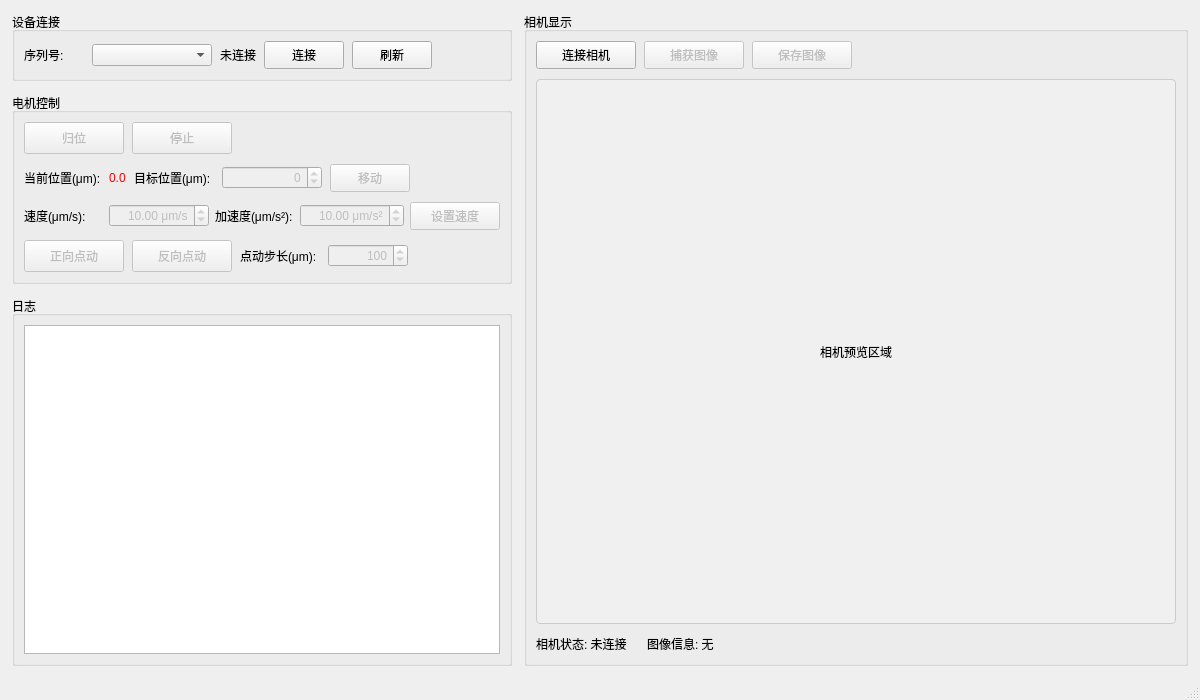
<?xml version="1.0" encoding="UTF-8"?>
<ui version="4.0">
 <class>MainWindow</class>
 <widget class="QMainWindow" name="MainWindow">
  <property name="geometry">
   <rect>
    <x>0</x>
    <y>0</y>
    <width>1200</width>
    <height>700</height>
   </rect>
  </property>
  <property name="minimumSize">
   <size>
    <width>1000</width>
    <height>600</height>
   </size>
  </property>
  <property name="windowTitle">
   <string>Multi-Controller</string>
  </property>
  <widget class="QWidget" name="centralwidget">
   <layout class="QHBoxLayout" name="mainHorizontalLayout">
    <property name="spacing">
     <number>12</number>
    </property>
    <property name="leftMargin">
     <number>12</number>
    </property>
    <property name="topMargin">
     <number>12</number>
    </property>
    <property name="rightMargin">
     <number>12</number>
    </property>
    <property name="bottomMargin">
     <number>12</number>
    </property>
    <item>
     <layout class="QVBoxLayout" name="verticalLayout">
      <property name="spacing">
       <number>12</number>
      </property>
      <item>
       <widget class="QGroupBox" name="connectionGroupBox">
        <property name="title">
         <string>设备连接</string>
        </property>
        <layout class="QHBoxLayout" name="horizontalLayout">
         <property name="spacing">
          <number>8</number>
         </property>
         <item>
          <widget class="QLabel" name="label">
           <property name="minimumSize">
            <size>
             <width>60</width>
             <height>0</height>
            </size>
           </property>
           <property name="text">
            <string>序列号:</string>
           </property>
          </widget>
         </item>
         <item>
          <widget class="QComboBox" name="serialNoComboBox">
           <property name="minimumSize">
            <size>
             <width>120</width>
             <height>0</height>
            </size>
           </property>
           <property name="placeholderText">
            <string>选择设备序列号</string>
           </property>
          </widget>
         </item>
         <item>
          <widget class="QLabel" name="connectionStatusLabel">
           <property name="text">
            <string>未连接</string>
           </property>
          </widget>
         </item>
         <item>
          <widget class="QPushButton" name="connectBtn">
           <property name="minimumSize">
            <size>
             <width>80</width>
             <height>28</height>
            </size>
           </property>
           <property name="text">
            <string>连接</string>
           </property>
          </widget>
         </item>
         <item>
          <widget class="QPushButton" name="refreshBtn">
           <property name="minimumSize">
            <size>
             <width>80</width>
             <height>28</height>
            </size>
           </property>
           <property name="text">
            <string>刷新</string>
           </property>
          </widget>
         </item>
         <item>
          <spacer name="horizontalSpacer">
           <property name="orientation">
            <enum>Qt::Orientation::Horizontal</enum>
           </property>
           <property name="sizeHint" stdset="0">
            <size>
             <width>40</width>
             <height>20</height>
            </size>
           </property>
          </spacer>
         </item>
        </layout>
       </widget>
      </item>
      <item>
       <widget class="QGroupBox" name="motionGroupBox">
        <property name="title">
         <string>电机控制</string>
        </property>
        <layout class="QVBoxLayout" name="verticalLayout_2">
         <property name="spacing">
          <number>10</number>
         </property>
         <item>
          <layout class="QHBoxLayout" name="horizontalLayout_2">
           <property name="spacing">
            <number>8</number>
           </property>
           <item>
            <widget class="QPushButton" name="homeBtn">
             <property name="enabled">
              <bool>false</bool>
             </property>
             <property name="minimumSize">
              <size>
               <width>100</width>
               <height>32</height>
              </size>
             </property>
             <property name="text">
              <string>归位</string>
             </property>
            </widget>
           </item>
           <item>
            <widget class="QPushButton" name="stopBtn">
             <property name="enabled">
              <bool>false</bool>
             </property>
             <property name="minimumSize">
              <size>
               <width>100</width>
               <height>32</height>
              </size>
             </property>
             <property name="text">
              <string>停止</string>
             </property>
            </widget>
           </item>
           <item>
            <spacer name="horizontalSpacer_2">
             <property name="orientation">
              <enum>Qt::Orientation::Horizontal</enum>
             </property>
             <property name="sizeHint" stdset="0">
              <size>
               <width>40</width>
               <height>20</height>
              </size>
             </property>
            </spacer>
           </item>
          </layout>
         </item>
         <item>
          <layout class="QHBoxLayout" name="horizontalLayout_3">
           <property name="spacing">
            <number>8</number>
           </property>
           <item>
            <widget class="QLabel" name="label_4">
             <property name="text">
              <string>当前位置(μm):</string>
             </property>
            </widget>
           </item>
           <item>
            <widget class="QLabel" name="positionLabel">
             <property name="styleSheet">
              <string notr="true">color: rgb(255, 0, 0);</string>
             </property>
             <property name="text">
              <string>0.0</string>
             </property>
             <property name="alignment">
              <set>Qt::AlignmentFlag::AlignLeading|Qt::AlignmentFlag::AlignLeft|Qt::AlignmentFlag::AlignVCenter</set>
             </property>
            </widget>
           </item>
           <item>
            <widget class="QLabel" name="label_5">
             <property name="minimumSize">
              <size>
               <width>80</width>
               <height>0</height>
              </size>
             </property>
             <property name="text">
              <string>目标位置(μm):</string>
             </property>
            </widget>
           </item>
           <item>
            <widget class="QSpinBox" name="positionSpinBox">
             <property name="enabled">
              <bool>false</bool>
             </property>
             <property name="minimumSize">
              <size>
               <width>100</width>
               <height>0</height>
              </size>
             </property>
             <property name="alignment">
              <set>Qt::AlignmentFlag::AlignRight|Qt::AlignmentFlag::AlignTrailing|Qt::AlignmentFlag::AlignVCenter</set>
             </property>
             <property name="minimum">
              <number>-999999</number>
             </property>
             <property name="maximum">
              <number>999999</number>
             </property>
            </widget>
           </item>
           <item>
            <widget class="QPushButton" name="moveBtn">
             <property name="enabled">
              <bool>false</bool>
             </property>
             <property name="minimumSize">
              <size>
               <width>80</width>
               <height>28</height>
              </size>
             </property>
             <property name="text">
              <string>移动</string>
             </property>
            </widget>
           </item>
           <item>
            <spacer name="horizontalSpacer_3">
             <property name="orientation">
              <enum>Qt::Orientation::Horizontal</enum>
             </property>
             <property name="sizeHint" stdset="0">
              <size>
               <width>40</width>
               <height>20</height>
              </size>
             </property>
            </spacer>
           </item>
          </layout>
         </item>
         <item>
          <layout class="QHBoxLayout" name="horizontalLayout_4">
           <property name="spacing">
            <number>6</number>
           </property>
           <item>
            <widget class="QLabel" name="label_6">
             <property name="text">
              <string>速度(μm/s):</string>
             </property>
            </widget>
           </item>
           <item>
            <widget class="QDoubleSpinBox" name="velocitySpinBox">
             <property name="enabled">
              <bool>false</bool>
             </property>
             <property name="minimumSize">
              <size>
               <width>80</width>
               <height>0</height>
              </size>
             </property>
             <property name="alignment">
              <set>Qt::AlignmentFlag::AlignRight|Qt::AlignmentFlag::AlignTrailing|Qt::AlignmentFlag::AlignVCenter</set>
             </property>
             <property name="suffix">
              <string> μm/s</string>
             </property>
             <property name="decimals">
              <number>2</number>
             </property>
             <property name="minimum">
              <double>0.000000000000000</double>
             </property>
             <property name="maximum">
              <double>2600.000000000000000</double>
             </property>
             <property name="singleStep">
              <double>1.000000000000000</double>
             </property>
             <property name="value">
              <double>10.000000000000000</double>
             </property>
            </widget>
           </item>
           <item>
            <widget class="QLabel" name="label_7">
             <property name="text">
              <string>加速度(μm/s²):</string>
             </property>
            </widget>
           </item>
           <item>
            <widget class="QDoubleSpinBox" name="accelerationSpinBox">
             <property name="enabled">
              <bool>false</bool>
             </property>
             <property name="minimumSize">
              <size>
               <width>80</width>
               <height>0</height>
              </size>
             </property>
             <property name="alignment">
              <set>Qt::AlignmentFlag::AlignRight|Qt::AlignmentFlag::AlignTrailing|Qt::AlignmentFlag::AlignVCenter</set>
             </property>
             <property name="suffix">
              <string> μm/s²</string>
             </property>
             <property name="decimals">
              <number>2</number>
             </property>
             <property name="minimum">
              <double>0.000000000000000</double>
             </property>
             <property name="maximum">
              <double>4000.000000000000000</double>
             </property>
             <property name="singleStep">
              <double>1.000000000000000</double>
             </property>
             <property name="value">
              <double>10.000000000000000</double>
             </property>
            </widget>
           </item>
           <item>
            <widget class="QPushButton" name="setVelocityBtn">
             <property name="enabled">
              <bool>false</bool>
             </property>
             <property name="minimumSize">
              <size>
               <width>90</width>
               <height>28</height>
              </size>
             </property>
             <property name="text">
              <string>设置速度</string>
             </property>
            </widget>
           </item>
          </layout>
         </item>
         <item>
          <layout class="QHBoxLayout" name="horizontalLayout_5">
           <property name="spacing">
            <number>8</number>
           </property>
           <item>
            <widget class="QPushButton" name="jogForwardBtn">
             <property name="enabled">
              <bool>false</bool>
             </property>
             <property name="minimumSize">
              <size>
               <width>100</width>
               <height>32</height>
              </size>
             </property>
             <property name="text">
              <string>正向点动</string>
             </property>
            </widget>
           </item>
           <item>
            <widget class="QPushButton" name="jogBackwardBtn">
             <property name="enabled">
              <bool>false</bool>
             </property>
             <property name="minimumSize">
              <size>
               <width>100</width>
               <height>32</height>
              </size>
             </property>
             <property name="text">
              <string>反向点动</string>
             </property>
            </widget>
           </item>
           <item>
            <widget class="QLabel" name="label_8">
             <property name="minimumSize">
              <size>
               <width>80</width>
               <height>0</height>
              </size>
             </property>
             <property name="text">
              <string>点动步长(μm):</string>
             </property>
            </widget>
           </item>
           <item>
            <widget class="QSpinBox" name="jogStepSpinBox">
             <property name="enabled">
              <bool>false</bool>
             </property>
             <property name="minimumSize">
              <size>
               <width>80</width>
               <height>0</height>
              </size>
             </property>
             <property name="alignment">
              <set>Qt::AlignmentFlag::AlignRight|Qt::AlignmentFlag::AlignTrailing|Qt::AlignmentFlag::AlignVCenter</set>
             </property>
             <property name="minimum">
              <number>1</number>
             </property>
             <property name="maximum">
              <number>100000</number>
             </property>
             <property name="value">
              <number>100</number>
             </property>
            </widget>
           </item>
           <item>
            <spacer name="horizontalSpacer_4">
             <property name="orientation">
              <enum>Qt::Orientation::Horizontal</enum>
             </property>
             <property name="sizeHint" stdset="0">
              <size>
               <width>40</width>
               <height>20</height>
              </size>
             </property>
            </spacer>
           </item>
          </layout>
         </item>
        </layout>
       </widget>
      </item>
      <item>
       <widget class="QGroupBox" name="logGroupBox">
        <property name="title">
         <string>日志</string>
        </property>
        <layout class="QVBoxLayout" name="verticalLayout_3">
         <property name="spacing">
          <number>6</number>
         </property>
         <item>
          <widget class="QPlainTextEdit" name="logTextEdit">
           <property name="minimumSize">
            <size>
             <width>0</width>
             <height>120</height>
            </size>
           </property>
           <property name="readOnly">
            <bool>true</bool>
           </property>
           <property name="maximumBlockCount">
            <number>1000</number>
           </property>
          </widget>
         </item>
        </layout>
       </widget>
      </item>
     </layout>
    </item>
    <item>
     <widget class="QGroupBox" name="cameraGroupBox">
      <property name="title">
       <string>相机显示</string>
      </property>
      <layout class="QVBoxLayout" name="cameraLayout">
       <property name="spacing">
        <number>10</number>
       </property>
       <item>
        <layout class="QHBoxLayout" name="cameraControlLayout">
         <property name="spacing">
          <number>8</number>
         </property>
         <item>
          <widget class="QPushButton" name="cameraConnectBtn">
           <property name="minimumSize">
            <size>
             <width>100</width>
             <height>28</height>
            </size>
           </property>
           <property name="text">
            <string>连接相机</string>
           </property>
          </widget>
         </item>
         <item>
          <widget class="QPushButton" name="captureBtn">
           <property name="enabled">
            <bool>false</bool>
           </property>
           <property name="minimumSize">
            <size>
             <width>100</width>
             <height>28</height>
            </size>
           </property>
           <property name="text">
            <string>捕获图像</string>
           </property>
          </widget>
         </item>
         <item>
          <widget class="QPushButton" name="saveImageBtn">
           <property name="enabled">
            <bool>false</bool>
           </property>
           <property name="minimumSize">
            <size>
             <width>100</width>
             <height>28</height>
            </size>
           </property>
           <property name="text">
            <string>保存图像</string>
           </property>
          </widget>
         </item>
         <item>
          <spacer name="horizontalSpacer_5">
           <property name="orientation">
            <enum>Qt::Orientation::Horizontal</enum>
           </property>
           <property name="sizeHint" stdset="0">
            <size>
             <width>40</width>
             <height>20</height>
            </size>
           </property>
          </spacer>
         </item>
        </layout>
       </item>
       <item>
        <widget class="QLabel" name="cameraDisplayLabel">
         <property name="sizePolicy">
          <sizepolicy hsizetype="Expanding" vsizetype="Expanding">
           <horstretch>0</horstretch>
           <verstretch>1</verstretch>
          </sizepolicy>
         </property>
         <property name="minimumSize">
          <size>
           <width>640</width>
           <height>480</height>
          </size>
         </property>
         <property name="styleSheet">
          <string>background-color: #f0f0f0; border: 1px solid #cccccc; border-radius: 4px;</string>
         </property>
         <property name="text">
          <string>相机预览区域</string>
         </property>
         <property name="alignment">
          <set>Qt::AlignmentFlag::AlignCenter</set>
         </property>
        </widget>
       </item>
       <item>
        <layout class="QHBoxLayout" name="cameraInfoLayout">
         <property name="spacing">
          <number>20</number>
         </property>
         <item>
          <widget class="QLabel" name="cameraStatusLabel">
           <property name="text">
            <string>相机状态: 未连接</string>
           </property>
          </widget>
         </item>
         <item>
          <widget class="QLabel" name="imageInfoLabel">
           <property name="text">
            <string>图像信息: 无</string>
           </property>
          </widget>
         </item>
         <item>
          <spacer name="horizontalSpacer_6">
           <property name="orientation">
            <enum>Qt::Orientation::Horizontal</enum>
           </property>
           <property name="sizeHint" stdset="0">
            <size>
             <width>40</width>
             <height>20</height>
            </size>
           </property>
          </spacer>
         </item>
        </layout>
       </item>
      </layout>
     </widget>
    </item>
   </layout>
  </widget>
  <widget class="QMenuBar" name="menubar">
   <property name="geometry">
    <rect>
     <x>0</x>
     <y>0</y>
     <width>1200</width>
     <height>17</height>
    </rect>
   </property>
  </widget>
  <widget class="QStatusBar" name="statusbar"/>
 </widget>
 <resources/>
 <connections/>
</ui>
